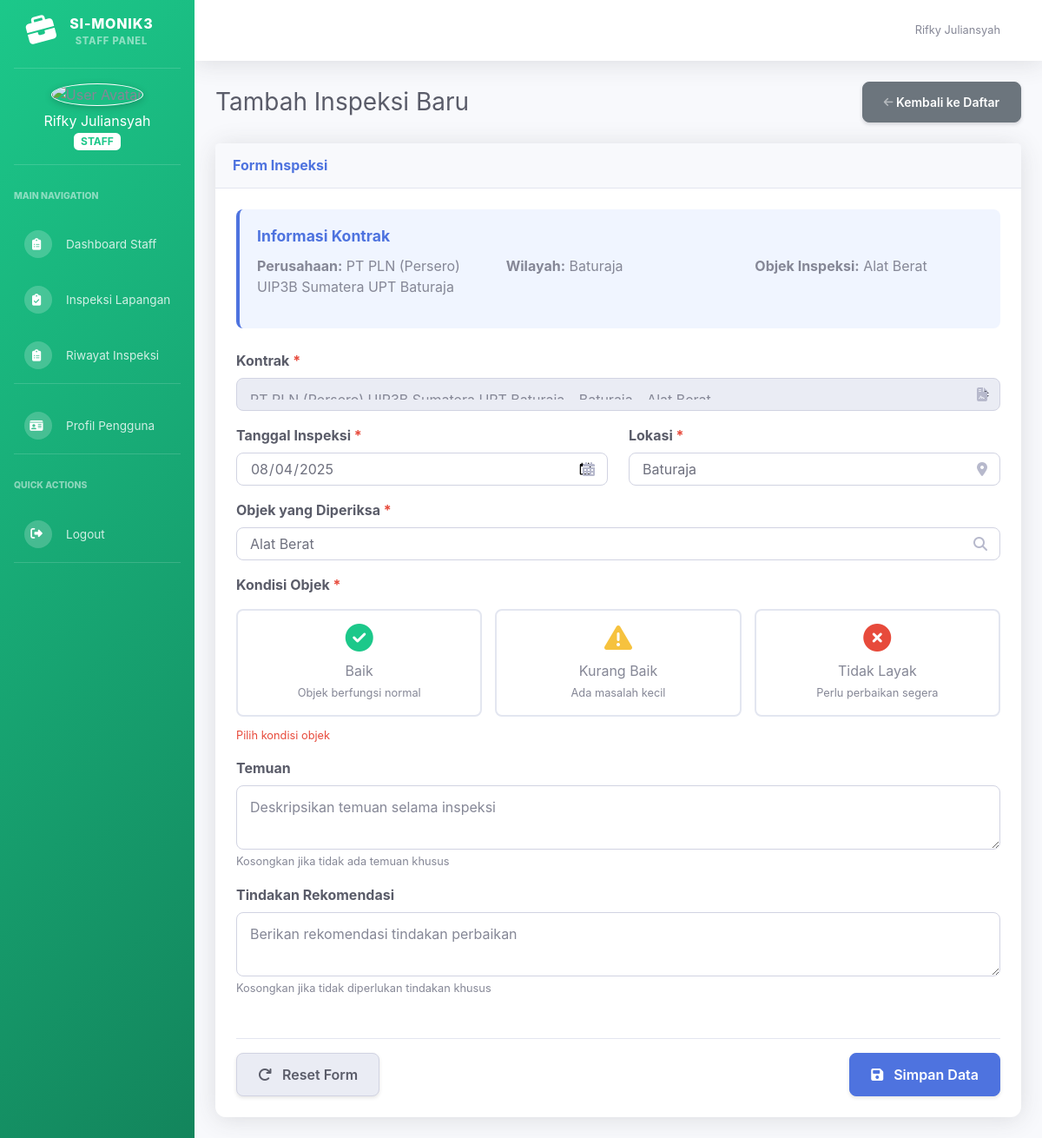
Screenshot of /form_tambah_inspeksi.php?id_kontrak=9 (signed in) with the database file from the repository.
### tables this page shows
CREATE TABLE `kontrak` (
  `id_kontrak` int(11) NOT NULL,
  `id_pengajuan` int(11) NOT NULL,
  `id_objek` int(11) DEFAULT NULL,
  `file_kontrak` varchar(255) NOT NULL,
  `tanggal_upload` timestamp NOT NULL DEFAULT current_timestamp(),
  `tanggal_berakhir` date NOT NULL,
  `status` enum('aktif','berakhir','kedaluwarsa') DEFAULT 'aktif'
);

CREATE TABLE `pengajuan` (
  `id_pengajuan` int(11) NOT NULL,
  `id_user` int(11) NOT NULL,
  `nama_client` varchar(100) NOT NULL,
  `nama_perusahaan` varchar(100) NOT NULL,
  `alamat` text NOT NULL,
  `npwp` varchar(20) NOT NULL,
  `kegiatan_tic` varchar(50) NOT NULL,
  `wilayah` varchar(100) NOT NULL,
  `telp` varchar(20) NOT NULL,
  `email` varchar(100) NOT NULL,
  `status` enum('pending','approved','rejected') DEFAULT 'pending',
  `tanggal_pengajuan` timestamp NOT NULL DEFAULT current_timestamp()
);

CREATE TABLE `objek_inspeksi` (
  `id_objek` int(11) NOT NULL,
  `id_pengajuan` int(11) NOT NULL,
  `jenis_objek` varchar(100) NOT NULL,
  `spesifikasi_teknis` varchar(255) DEFAULT NULL,
  `manual_operasi` varchar(255) DEFAULT NULL,
  `gambar_teknis` varchar(255) DEFAULT NULL,
  `laporan_hasil` varchar(255) DEFAULT NULL,
  `pengesahan_pemakaian` varchar(255) DEFAULT NULL,
  `catatan_pemeliharaan` varchar(255) DEFAULT NULL,
  `surat_izin_operator` varchar(255) DEFAULT NULL
);

### functions.php (called while the page is built, shortened)
<?php
function cleanInput($data) {
    return htmlspecialchars(trim($data), ENT_QUOTES, 'UTF-8');
}
?>

### form_tambah_inspeksi.php (the view, shortened to what this page needs)
<?php
require_once '../../config/config.php';
require_once '../../config/functions.php';
$kontrak_id = isset($_GET['id_kontrak']) ? cleanInput($_GET['id_kontrak']) : null;
$kontrak_query = "SELECT k.id_kontrak, p.nama_perusahaan, p.wilayah, o.jenis_objek
                  FROM kontrak k
                  JOIN pengajuan p ON k.id_pengajuan = p.id_pengajuan
                  LEFT JOIN objek_inspeksi o ON k.id_objek = o.id_objek
                  WHERE k.tanggal_berakhir > NOW()
                    AND k.status = 'aktif'
                  ORDER BY k.tanggal_berakhir ASC";
$kontrak_result = mysqli_query($conn, $kontrak_query);
$kontrak_data = null;
$objek_data   = null;
if ($kontrak_id) {
    $kontrak_query_single = "SELECT k.id_kontrak, p.nama_perusahaan, p.wilayah, o.jenis_objek
                             FROM kontrak k
                             JOIN pengajuan p ON k.id_pengajuan = p.id_pengajuan
                             LEFT JOIN objek_inspeksi o ON k.id_objek = o.id_objek
                             WHERE k.id_kontrak = $kontrak_id";
    $result_single = mysqli_query($conn, $kontrak_query_single);
    if ($row = mysqli_fetch_assoc($result_single)) {
        $kontrak_data = $row;
        $objek_data   = $row['jenis_objek'];
    }
}
?>
<!DOCTYPE html>
<html lang="id">
<head>
    <link href="../../vendor/fontawesome-free/css/all.min.css" rel="stylesheet">
    <link href="../../css/sb-admin-2.min.css" rel="stylesheet">
</head>
<body id="page-top">
<div id="wrapper">
    <?php include '../../includes/sidebar.php'; ?>
    <div id="content-wrapper" class="d-flex flex-column">
        <div id="content">
            <?php include '../../includes/topbar.php'; ?>
            <div class="container-fluid">
                <div class="d-sm-flex align-items-center justify-content-between mb-4">
                    <h1 class="h3 mb-0 text-gray-800">Tambah Inspeksi Baru</h1>
                    <a href="inspeksi.php" class="d-none d-sm-inline-block btn btn-sm btn-secondary shadow-sm">
                        <i class="fas fa-arrow-left fa-sm text-white-50"></i> Kembali ke Daftar
                    </a>
                </div>
                <div class="row"><div class="col-12">
                    <div class="card shadow mb-4">
                        <div class="card-header py-3"><h6 class="m-0 font-weight-bold text-primary">Form Inspeksi</h6></div>
                        <div class="card-body p-4">
                            <?php if($kontrak_data): ?>
                            <div class="info-box">
                                <h5>Informasi Kontrak</h5>
                                <div class="row">
                                    <div class="col-md-4"><p><strong>Perusahaan:</strong> <?= htmlspecialchars($kontrak_data['nama_perusahaan']) ?></p></div>
                                    <div class="col-md-4"><p><strong>Wilayah:</strong> <?= htmlspecialchars($kontrak_data['wilayah']) ?></p></div>
                                    <div class="col-md-4"><p><strong>Objek Inspeksi:</strong> <?= htmlspecialchars($kontrak_data['jenis_objek']) ?></p></div>
                                </div>
                            </div>
                            <?php endif; ?>
                            <form method="POST" class="needs-validation" novalidate>
                                <div class="form-group">
                                    <label class="font-weight-bold text-gray-800 required-label">Kontrak</label>
                                    <div class="input-group-icon">
                                        <select name="kontrak_id" class="form-control custom-select" required <?= $kontrak_data ? 'disabled' : '' ?>>
                                            <?php mysqli_data_seek($kontrak_result,0);
                                            while($row = mysqli_fetch_assoc($kontrak_result)):
                                                $sel = ($kontrak_id && $row['id_kontrak']==$kontrak_id)?'selected':'';
                                            ?>
                                            <option value="<?= $row['id_kontrak'] ?>" <?= $sel ?>>
                                                <?= htmlspecialchars($row['nama_perusahaan']).' - '.htmlspecialchars($row['wilayah']).' - '.htmlspecialchars($row['jenis_objek']) ?>
                                            </option>
                                            <?php endwhile; ?>
                                        </select>
                                        <i class="fas fa-file-contract form-icon"></i>
                                    </div>
                                </div>
                                <div class="row">
                                    <div class="col-md-6">
                                        <div class="form-group">
                                            <label class="font-weight-bold text-gray-800 required-label">Tanggal Inspeksi</label>
                                            <div class="input-group-icon">
                                                <input type="date" name="tanggal" class="form-control"
                                                       value="<?= date('Y-m-d') ?>" max="<?= date('Y-m-d') ?>" required>
                                                <i class="fas fa-calendar-alt form-icon"></i>
                                            </div>
                                        </div>
                                    </div>
                                    <div class="col-md-6">
                                        <div class="form-group">
                                            <label class="font-weight-bold text-gray-800 required-label">Lokasi</label>
                                            <div class="input-group-icon">
                                                <input type="text" name="lokasi" class="form-control"
                                                       placeholder="Masukkan lokasi inspeksi"
                                                       value="<?= $kontrak_data?htmlspecialchars($kontrak_data['wilayah']):'' ?>" required>
                                                <i class="fas fa-map-marker-alt form-icon"></i>
                                            </div>
                                        </div>
                                    </div>
                                </div>
                                <div class="form-group">
                                    <label class="font-weight-bold text-gray-800 required-label">Objek yang Diperiksa</label>
                                    <div class="input-group-icon">
                                        <input type="text" name="objek" class="form-control"
                                               placeholder="Masukkan objek yang diperiksa"
                                               value="<?= $objek_data?htmlspecialchars($objek_data):'' ?>" required>
                                        <i class="fas fa-search form-icon"></i>
                                    </div>
                                </div>
                                <div class="form-group">
                                    <label class="font-weight-bold text-gray-800 required-label mb-3">Kondisi Objek</label>
                                    <div class="condition-btn-group">
                                        <label class="condition-btn baik">
                                            <i class="fas fa-check-circle"></i>
                                            <div>Baik</div><small>Objek berfungsi normal</small>
                                        </label>
                                        <label class="condition-btn kurang-baik">
                                            <i class="fas fa-exclamation-triangle"></i>
                                            <div>Kurang Baik</div><small>Ada masalah kecil</small>
                                        </label>
                                        <label class="condition-btn tidak-layak">
                                            <i class="fas fa-times-circle"></i>
                                            <div>Tidak Layak</div><small>Perlu perbaikan segera</small>
                                        </label>
                                    </div>
                                    <div class="invalid-feedback d-block">Pilih kondisi objek</div>
                                </div>
                                <div class="form-group">
                                    <label class="font-weight-bold text-gray-800">Temuan</label>
                                    <textarea name="temuan" class="form-control form-textarea" placeholder="Deskripsikan temuan selama inspeksi"></textarea>
                                    <small class="form-text text-muted">Kosongkan jika tidak ada temuan khusus</small>
                                </div>
                                <div class="form-group">
                                    <label class="font-weight-bold text-gray-800">Tindakan Rekomendasi</label>
                                    <textarea name="tindakan" class="form-control form-textarea" placeholder="Berikan rekomendasi tindakan perbaikan"></textarea>
                                    <small class="form-text text-muted">Kosongkan jika tidak diperlukan tindakan khusus</small>
                                </div>
                                <div class="d-flex justify-content-between mt-5 pt-3 border-top">
                                    <button type="reset" class="btn btn-reset"><i class="fas fa-redo mr-2"></i> Reset Form</button>
                                    <button type="submit" class="btn btn-primary"><i class="fas fa-save mr-2"></i> Simpan Data</button>
                                </div>
                            </form>
                        </div>
                    </div>
                </div></div>
            </div>
        </div>
    </div>
</div>
</body>
</html>

### form_tambah_inspeksi.php (style rules this page uses)
:root { --primary:#4e73df; --secondary:#6c757d; --success:#1cc88a; --warning:#f6c23e; --danger:#e74a3b; --light:#f8f9fc; --dark:#5a5c69; }
.card { border-radius:12px;box-shadow:0 6px 15px rgba(0,0,0,.08);border:none; }
.form-control,.custom-select { border-radius:8px;padding:12px 15px;border:1px solid #d1d3e2;transition:.3s; }
.btn { border-radius:8px;padding:12px 24px;font-weight:600;transition:.3s;box-shadow:0 2px 4px rgba(0,0,0,.1); }
.btn-primary { background-color:var(--primary);border-color:var(--primary); }
.btn-secondary { background-color:var(--secondary);border-color:var(--secondary); }
.info-box { background:#f0f5ff;border-left:4px solid var(--primary);padding:20px;border-radius:8px;margin-bottom:25px; }
.info-box h5 { color:var(--primary);margin-bottom:12px;font-weight:700;font-size:1.1rem; }
.required-label:after { content:" *";color:var(--danger); }
.condition-btn-group { display:flex;gap:15px;flex-wrap:wrap; }
.condition-btn { flex:1;min-width:120px;text-align:center;padding:15px;border-radius:8px;background:#fff;border:2px solid #e3e6f0;cursor:pointer;transition:.3s;position:relative; }
.condition-btn i { font-size:2rem;margin-bottom:10px;display:block; }
.condition-btn.baik i { color:var(--success); }
.condition-btn.kurang-baik i { color:var(--warning); }
.condition-btn.tidak-layak i { color:var(--danger); }
.input-group-icon { position:relative; }
.form-icon { position:absolute;right:15px;top:50%;transform:translateY(-50%);color:#b7b9cc; }
.btn-reset { background:#eaecf4;color:var(--dark);border:1px solid #d1d3e2; }

### rows the page displays
kontrak: id_pengajuan.nama_perusahaan "PT PLN (Persero) UIP3B Sumatera UPT Baturaja", id_pengajuan.wilayah "Baturaja", id_objek.jenis_objek "Alat Berat", objek "Alat Berat"
pengajuan: lokasi "Baturaja"

### other values shown
$role "STAFF"
$_SESSION['user']['nama'] "Rifky Juliansyah"
$nama "Rifky Juliansyah"
form field kontrak_id "PT PLN (Persero) UIP3B Sumatera UPT Baturaja - Baturaja - Alat Berat"
